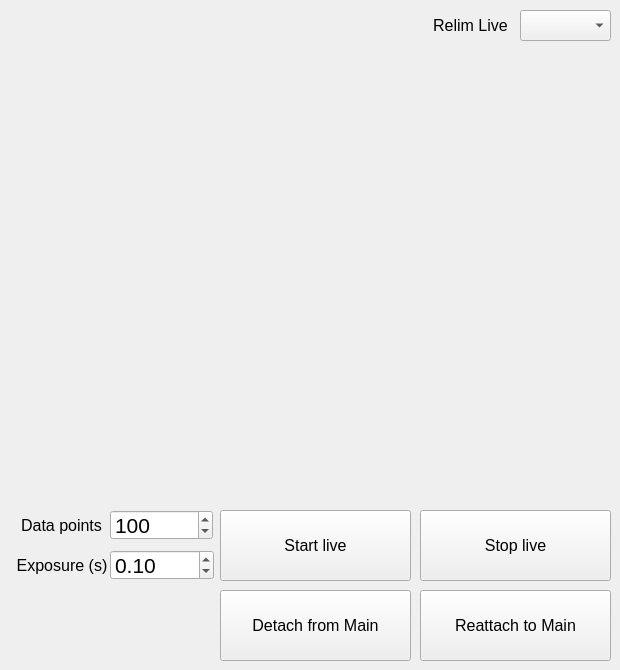
    <widget class="QWidget" name="tab2">
     <attribute name="title">
      <string>Live counts</string>
     </attribute>
     <widget class="QWidget" name="widget_figure_Live" native="true">
      <property name="geometry">
       <rect>
        <x>10</x>
        <y>50</y>
        <width>600</width>
        <height>450</height>
       </rect>
      </property>
     </widget>
     <widget class="QPushButton" name="pushButton_start_Live">
      <property name="geometry">
       <rect>
        <x>220</x>
        <y>510</y>
        <width>191</width>
        <height>71</height>
       </rect>
      </property>
      <property name="font">
       <font>
        <family>Arial</family>
        <pointsize>12</pointsize>
       </font>
      </property>
      <property name="text">
       <string>Start live</string>
      </property>
     </widget>
     <widget class="QPushButton" name="pushButton_stop_Live">
      <property name="geometry">
       <rect>
        <x>420</x>
        <y>510</y>
        <width>191</width>
        <height>71</height>
       </rect>
      </property>
      <property name="font">
       <font>
        <family>Arial</family>
        <pointsize>12</pointsize>
       </font>
      </property>
      <property name="text">
       <string>Stop live</string>
      </property>
     </widget>
     <widget class="QLabel" name="label_16">
      <property name="geometry">
       <rect>
        <x>10</x>
        <y>510</y>
        <width>103</width>
        <height>31</height>
       </rect>
      </property>
      <property name="font">
       <font>
        <family>Arial</family>
        <pointsize>12</pointsize>
       </font>
      </property>
      <property name="text">
       <string>Data points</string>
      </property>
      <property name="alignment">
       <set>Qt::AlignCenter</set>
      </property>
     </widget>
     <widget class="QDoubleSpinBox" name="doubleSpinBox_many">
      <property name="geometry">
       <rect>
        <x>110</x>
        <y>510</y>
        <width>103</width>
        <height>30</height>
       </rect>
      </property>
      <property name="font">
       <font>
        <family>Arial</family>
        <pointsize>16</pointsize>
       </font>
      </property>
      <property name="decimals">
       <number>0</number>
      </property>
      <property name="minimum">
       <double>1.000000000000000</double>
      </property>
      <property name="maximum">
       <double>1000.000000000000000</double>
      </property>
      <property name="singleStep">
       <double>1.000000000000000</double>
      </property>
      <property name="value">
       <double>100.000000000000000</double>
      </property>
     </widget>
     <widget class="QLabel" name="label_15">
      <property name="geometry">
       <rect>
        <x>10</x>
        <y>550</y>
        <width>104</width>
        <height>31</height>
       </rect>
      </property>
      <property name="font">
       <font>
        <family>Arial</family>
        <pointsize>12</pointsize>
       </font>
      </property>
      <property name="text">
       <string>Exposure (s)</string>
      </property>
      <property name="alignment">
       <set>Qt::AlignCenter</set>
      </property>
     </widget>
     <widget class="QDoubleSpinBox" name="doubleSpinBox_exposure_Live">
      <property name="geometry">
       <rect>
        <x>110</x>
        <y>550</y>
        <width>104</width>
        <height>30</height>
       </rect>
      </property>
      <property name="font">
       <font>
        <family>Arial</family>
        <pointsize>16</pointsize>
       </font>
      </property>
      <property name="minimum">
       <double>0.010000000000000</double>
      </property>
      <property name="singleStep">
       <double>0.010000000000000</double>
      </property>
      <property name="value">
       <double>0.100000000000000</double>
      </property>
     </widget>
     <widget class="QPushButton" name="pushButton_detach">
      <property name="geometry">
       <rect>
        <x>220</x>
        <y>590</y>
        <width>191</width>
        <height>71</height>
       </rect>
      </property>
      <property name="font">
       <font>
        <family>Arial</family>
        <pointsize>12</pointsize>
       </font>
      </property>
      <property name="text">
       <string>Detach from Main</string>
      </property>
     </widget>
     <widget class="QPushButton" name="pushButton_reattach">
      <property name="geometry">
       <rect>
        <x>420</x>
        <y>590</y>
        <width>191</width>
        <height>71</height>
       </rect>
      </property>
      <property name="font">
       <font>
        <family>Arial</family>
        <pointsize>12</pointsize>
       </font>
      </property>
      <property name="text">
       <string>Reattach to Main</string>
      </property>
     </widget>
     <widget class="QComboBox" name="comboBox_relim_Live">
      <property name="enabled">
       <bool>true</bool>
      </property>
      <property name="geometry">
       <rect>
        <x>520</x>
        <y>10</y>
        <width>91</width>
        <height>31</height>
       </rect>
      </property>
      <property name="font">
       <font>
        <family>Arial</family>
        <pointsize>12</pointsize>
       </font>
      </property>
      <property name="editable">
       <bool>false</bool>
      </property>
      <property name="currentText">
       <string/>
      </property>
     </widget>
     <widget class="QLabel" name="label_relim_Live">
      <property name="geometry">
       <rect>
        <x>420</x>
        <y>10</y>
        <width>101</width>
        <height>31</height>
       </rect>
      </property>
      <property name="font">
       <font>
        <family>Arial</family>
        <pointsize>12</pointsize>
       </font>
      </property>
      <property name="text">
       <string>Relim Live</string>
      </property>
      <property name="alignment">
       <set>Qt::AlignCenter</set>
      </property>
     </widget>
    </widget>
